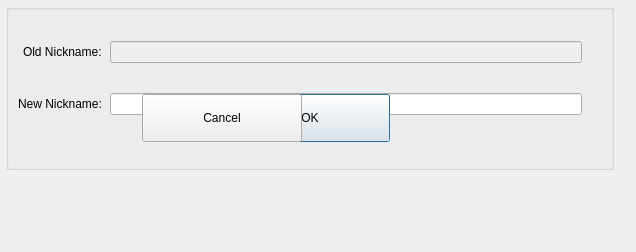
<?xml version="1.0" encoding="UTF-8"?>

<ui version="4.0">

 <class>form_renameWindow</class>

 <widget class="QDialog" name="form_renameWindow">

  <property name="geometry">

   <rect>

    <x>0</x>

    <y>0</y>

<width>636</width>
<height>252</height>
   </rect>

  </property>

  <property name="minimumSize">

   <size>

<width>636</width>
<height>252</height>
   </size>

  </property>

  <property name="maximumSize">

   <size>

<width>636</width>
<height>252</height>
   </size>

  </property>

  <property name="windowTitle">

   <string>Rename Contact</string>

  </property>

  <property name="windowIcon">

   <iconset resource="resourcen.qrc">

    <normaloff>:/icons/avatar.svg</normaloff>:/icons/avatar.svg</iconset>

  </property>

  <property name="locale">

   <locale language="English" country="UnitedStates"/>

  </property>

  <widget class="QGroupBox" name="groupBox">

   <property name="geometry">

    <rect>

     <x>6</x>

     <y>4</y>

<width>608</width>
<height>166</height>
    </rect>

   </property>

   <property name="title">

    <string/>

   </property>

   <widget class="QWidget" name="layoutWidget">

    <property name="geometry">

     <rect>

      <x>12</x>

      <y>13</y>

<width>564</width>
<height>124</height>
     </rect>

    </property>

    <layout class="QGridLayout" name="gridLayout">

     <property name="horizontalSpacing">

      <number>8</number>

     </property>

     <item row="0" column="0" alignment="Qt::AlignRight|Qt::AlignVCenter">

      <widget class="QLabel" name="label">

       <property name="text">

        <string>Old Nickname:</string>

       </property>

      </widget>

     </item>

     <item row="0" column="1">

      <widget class="QLineEdit" name="lineEdit">

       <property name="enabled">

        <bool>false</bool>

       </property>

      </widget>

     </item>

     <item row="1" column="0" alignment="Qt::AlignRight|Qt::AlignVCenter">

      <widget class="QLabel" name="label_2">

       <property name="text">

        <string>New Nickname:</string>

       </property>

      </widget>

     </item>

     <item row="1" column="1">

      <widget class="QLineEdit" name="lineEdit_2"/>

     </item>

    </layout>

   </widget>

  </widget>

  <widget class="QPushButton" name="okButton">

   <property name="geometry">

    <rect>

     <x>230</x>

     <y>94</y>

<width>160</width>
<height>48</height>
    </rect>

   </property>

   <property name="maximumSize">

    <size>

<width>160</width>
<height>48</height>
    </size>

   </property>

   <property name="text">

    <string>OK</string>

   </property>

   <property name="icon">

    <iconset resource="resourcen.qrc">

     <normaloff>:/icons/tick.svg</normaloff>:/icons/tick.svg</iconset>

   </property>

   <property name="iconSize">

    <size>

<width>28</width>
<height>28</height>
    </size>

   </property>

   <property name="default">

    <bool>true</bool>

   </property>

  </widget>

  <widget class="QPushButton" name="CancelButton">

   <property name="geometry">

    <rect>

     <x>142</x>

     <y>94</y>

<width>160</width>
<height>48</height>
    </rect>

   </property>

   <property name="minimumSize">

    <size>

<width>160</width>
<height>48</height>
    </size>

   </property>

   <property name="maximumSize">

    <size>

<width>160</width>
<height>48</height>
    </size>

   </property>

   <property name="text">

    <string>Cancel</string>

   </property>

   <property name="icon">

    <iconset resource="resourcen.qrc">

     <normaloff>:/icons/cancel.svg</normaloff>:/icons/cancel.svg</iconset>

   </property>

   <property name="iconSize">

    <size>

<width>28</width>
<height>28</height>
    </size>

   </property>

  </widget>

 </widget>

 <resources>

  <include location="resourcen.qrc"/>

 </resources>

 <connections>

  <connection>

   <sender>CancelButton</sender>

   <signal>clicked()</signal>

   <receiver>form_renameWindow</receiver>

   <slot>close()</slot>

   <hints>

    <hint type="sourcelabel">

     <x>277</x>

     <y>129</y>

    </hint>

    <hint type="destinationlabel">

     <x>161</x>

     <y>75</y>

    </hint>

   </hints>

  </connection>

 </connections>

</ui>
